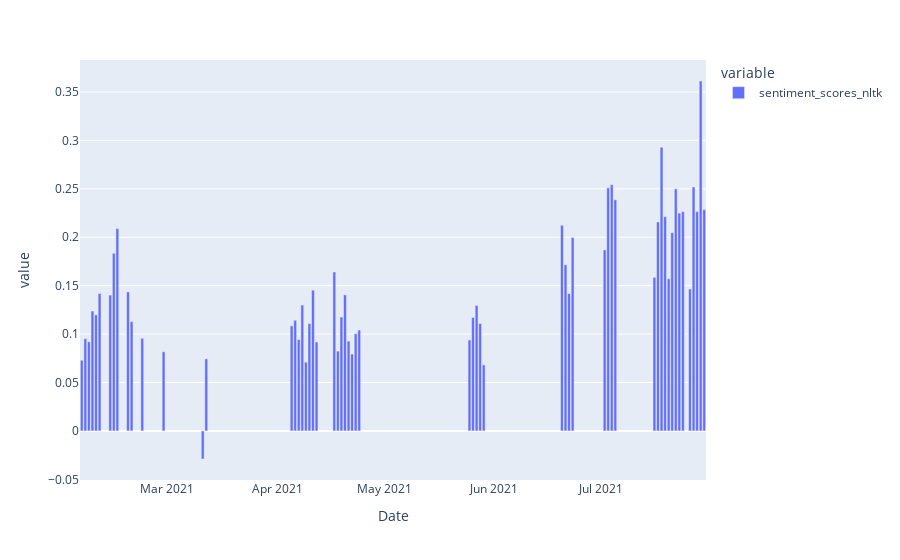

The cell this chart's notebook holds for it:
### Code cell
(dfnew.groupby('Date')['sentiment_scores_nltk'].mean()).plot(kind='bar')
